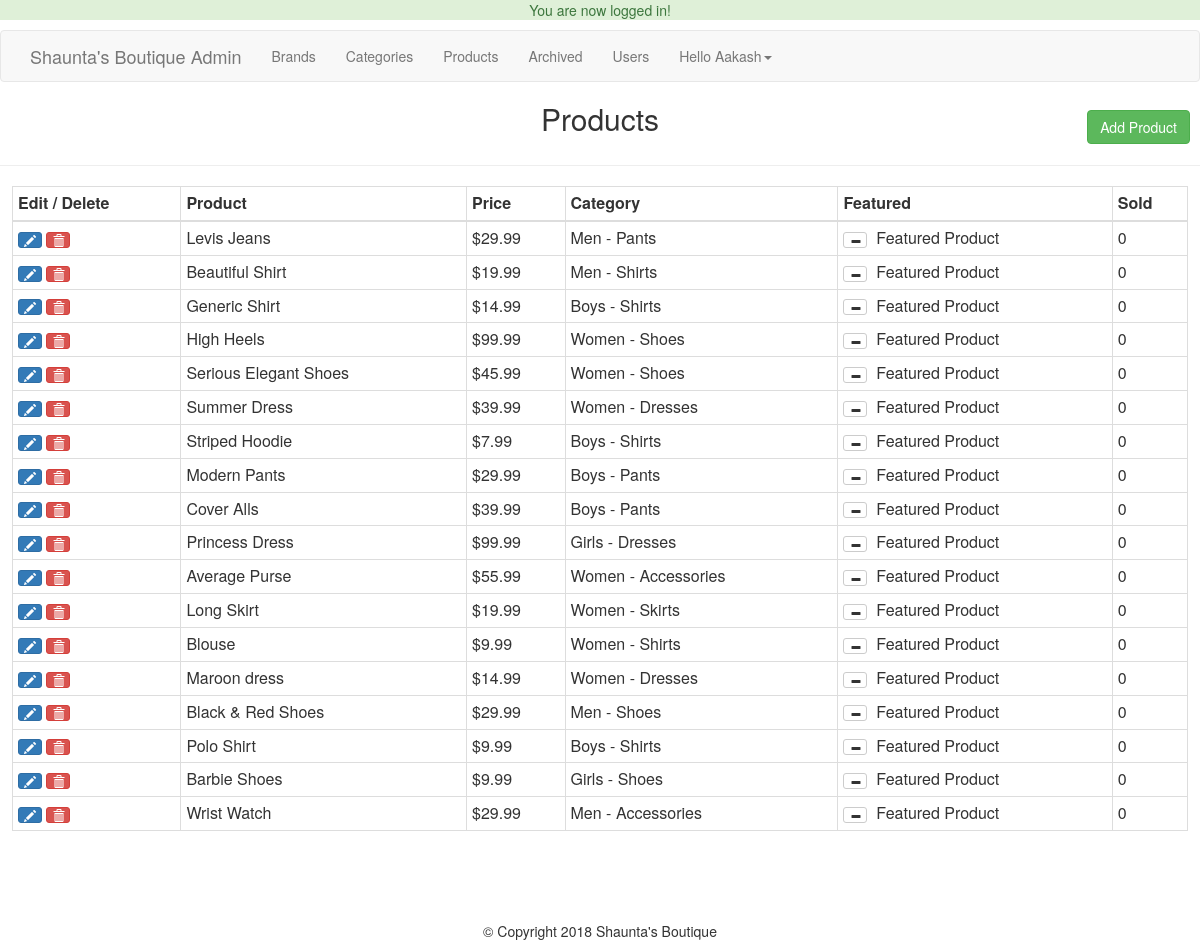
/admin/products.php (signed in), run on the app's committed database.
### tables this page shows
CREATE TABLE `products` (
  `id` int(11) NOT NULL,
  `title` varchar(255) NOT NULL,
  `price` decimal(10,2) NOT NULL,
  `list_price` decimal(10,2) NOT NULL,
  `brand` int(11) NOT NULL,
  `categories` varchar(255) NOT NULL,
  `image` text NOT NULL,
  `description` text NOT NULL,
  `featured` tinyint(4) NOT NULL DEFAULT 0,
  `sizes` text NOT NULL,
  `deleted` tinyint(4) NOT NULL DEFAULT 0
);

### helpers/helper.php (called while the page is built, shortened)
<?php
	function money($number){
		return "$".number_format($number,2);
	}
?>

### admin/products.php (the view, shortened to what this page needs)
<?php
  require_once $_SERVER["DOCUMENT_ROOT"]."/ecommerceProject/core/db.php";
	include "includes/header.php";
	include "includes/navigation.php";
	if(isset($_GET["add"])  || isset($_GET["edit"])){
	  $brandSql = "select * from brand order by brand;";
		$pcategory = "select * from categories where parent=0 order by category;";
	  $brandResult = mysqli_query($conn, $brandSql);
		$pResult = mysqli_query($conn, $pcategory);
		$title = ((isset($_POST["title"]) && $_POST["title"] != '') ? sanitize($_POST['title']) : "");
		$brand = ((isset($_POST["brand"]) && $_POST["brand"] != '') ? sanitize($_POST['brand']) : "");
		$price = ((isset($_POST["price"]) && $_POST["price"] != '') ? sanitize($_POST['price']) : "");
		$list_price = ((isset($_POST["list_price"]) && $_POST["list_price"] != '') ? sanitize($_POST['list_price']) : "");
		$description = ((isset($_POST["description"]) && $_POST["description"] != '') ? sanitize($_POST['description']) : "");
		$category = ((isset($_POST["category"]) && $_POST["category"] != '') ? sanitize($_POST['category']) : "");
		$subcategory = ((isset($_POST["subcategory"]) && $_POST["subcategory"] != '') ? sanitize($_POST['subcategory']) : "");
		$sizes = ((isset($_POST["sizes"]) && $_POST["sizes"] != '') ? sanitize($_POST['sizes']) : "");
		$sizes = rtrim($sizes, ',');
		$saved_image ="";
		if(isset($_GET["edit"])){
			$edit_id = (int)$_GET["edit"];
			$productSql = "select * from products where id='$edit_id';";
			$productResult = mysqli_query($conn, $productSql);
			$product = mysqli_fetch_assoc($productResult);
			if(isset($_GET["delete_image"])){
				$imgi = (int)$_GET["imgi"] - 1;
				$images = explode(',',$product["image"]);
				$img_url = $_SERVER["DOCUMENT_ROOT"].$images[$imgi];
				unset($images[$imgi]);
				unlink($img_url);
				$imageString = implode(',',$images);
				$imageSql = "update products set image = '$imageString' where id ='$edit_id';";
				$imageResult = mysqli_query($conn, $imageSql);
				header("Location: products.php?edit=".$edit_id);
			}
			$title = ((isset($_POST["title"]) && $_POST["title"] != '') ? sanitize($_POST['title']) : $product["title"]);
			$brand = ((isset($_POST["brand"]) && $_POST["brand"] != '') ? sanitize($_POST['brand']) : $product["brand"]);
			$price = ((isset($_POST["price"]) && $_POST["price"] != '') ? sanitize($_POST['price']) : $product["price"]);
			$list_price = ((isset($_POST["list_price"])) ? sanitize($_POST['list_price']) : $product["list_price"]);
			$description = ((isset($_POST["description"])) ? sanitize($_POST['description']) : $product["description"]);
			$subcategory = ((isset($_POST["subcategory"]) && $_POST["subcategory"] != '') ? sanitize($_POST['subcategory']) : $product["categories"]);
			$sql1 = "select * from categories where id='$subcategory'";
			$result1 = mysqli_query($conn, $sql1);
			$data1 = mysqli_fetch_assoc($result1);
			$category = ((isset($_POST["category"]) && $_POST["category"] != '') ? sanitize($_POST['category']) : $data1["parent"]);
			$sizes = ((isset($_POST["sizes"]) && $_POST["sizes"] != '') ? sanitize($_POST['sizes']) : $product["sizes"]);
			$sizes = rtrim($sizes, ',');
			$saved_image = (($product["image"] != '') ? $product["image"] : "");
			$dbPath = $saved_image;
		}
		if(!empty($sizes)){
				$sizeString = sanitize($sizes);
				$sizeString = rtrim($sizeString, ",");
				$sizesArray = explode(",",$sizeString);
				$sArray = array();
				$qArray = array();
				$tArray = array();
				foreach($sizesArray as $ss){
					$s = explode(":",$ss);
					$sArray[] = $s["0"];
					$qArray[] = $s["1"];
					$tArray[] = $s["2"];
				}
			}else{
			$sizesArray = array();
		    }
		if($_POST){
			$errors = array();
			$required = array('title', 'brand', 'price', 'category', 'subcategory', 'sizes');
			$allowed = array('png', 'jpeg', 'jpg', 'gif');
			$uploadPath = array();
			$tmpLoc = array();
			foreach($required as $field){
				if($_POST[$field] == ''){
					$errors[] = "All fields are required.";
					break;
				}
			}
			$photoCount = count($_FILES["image"]["name"]);
			if($photoCount > 0){
				for($i=0; $i<$photoCount; $i++){
					$name = $_FILES["image"]["name"][$i];
					$nameArray = explode('.',$name);
					$fileName = $nameArray[0];
					$fileExt = $nameArray[1];
					$mime = explode('/',$_FILES["image"]["type"][$i]);
					$mimeType = $mime[0];
					$mimeExt = $mime[1];
					$tmpLoc[] = $_FILES["image"]["tmp_name"][$i];
					$fileSize = $_FILES["image"]["size"][$i];
					$uploadName = md5(microtime()).'.'.$fileExt;
					$uploadPath[] = BASEURL."/images/products/".$uploadName;
					if($i != 0){
						$dbPath .= ",";
					}
					$dbPath .= "/ecommerceProject/images/products/".$uploadName;
					if($mimeType != "image"){
						$errors[] = "The file must be an image.";
					}
					if(!in_array($fileExt, $allowed)){
						$errors[] = "The file extension must be a png, jpeg, jpg, or gif.";
					}
					if($fileSize > 5000000){
						$errors[] = "The file size must be under 5mb.";
					}
					if($fileExt != $mimeExt && ($mimeExt == 'jpeg' && $fileExt != 'jpg')){
						$errors[] = "File extension does not match the file.";
					}
			    }
			}
			if(!empty($errors)){
				echo display_error($errors);
			}else{
				if($photoCount > 0){
					for($i=0; $i<$photoCount; $i++){
				        move_uploaded_file($tmpLoc[$i], $uploadPath[$i]);
					}
				}
				$insertSql = "insert into products (title, price, list_price, brand, categories, image, description, sizes) values('$title', '$price', '$list_price', '$brand', '$subcategory', '$dbPath', '$description', '$sizes');";
				if(isset($_GET["edit"])){
					$insertSql = "update products set title='$title', price='$price', list_price='$list_price', brand='$brand', categories='$subcategory', image='$dbPath', description='$description', sizes='$sizes' where id = '$edit_id';";
				}
                $insertResult = mysqli_query($conn, $insertSql);
                header("Location: products.php");
			}
		}
	?>
		<h2 class="text-center"><?=((isset($_GET["edit"])) ? "Edit" : "Add New")?> Product</h2><hr>
		<form action="products.php?<?=((isset($_GET["edit"])) ? "edit=".$edit_id : "add=1")?>" method="post" enctype="multipart/form-data">
			<div class="form-group col-md-3">
			    <label for="title">Title</label>
				<input type="text" name="title" class="form-control" id="title" value="<?=$title;?>">
			</div>
			<div class="form-group col-md-3">
			    <label for="brand">Brand</label>
				<select name="brand" id="brand" class="form-control">
					<option value=""<?=(($brand == '') ? "selected" : '');?>></option>
					<?php while($b = mysqli_fetch_assoc($brandResult)): ?>
					<option value="<?=$b["id"];?>"<?=(($brand == $b["id"]) ? "selected" : '');?>><?=$b["brand"];?></option>
					<?php endwhile; ?>
				</select>
			</div>
			<div class="form-group col-md-3">
			    <label for="category">Category</label>
				<select name="category" id="category" class="form-control">
					<option value=""<?=(($category == '') ? "selected" : '');?>></option>
					<?php while($c = mysqli_fetch_assoc($pResult)): ?>
					<option value="<?=$c["id"];?>"<?=(($category == $c["id"]) ? "selected" : '');?>><?=$c["category"];?></option>
					<?php endwhile; ?>
				</select>
			</div>
			<div class="form-group col-md-3">
			    <label for="subcategory">Sub Category</label>
				<select name="subcategory" id="subcategory" class="form-control">
				</select>
			</div>
            <div class="form-group col-md-3">
			    <label for="price">Price</label>
				<input type="text" name="price" class="form-control" id="price" value="<?=$price;?>">
			</div>
            <div class="form-group col-md-3">
			    <label for="list_price">List Price</label>
				<input type="text" name="list_price" class="form-control" id="list_price" value="<?=$list_price;?>">
			</div>
            <div class="form-group col-md-3">
			    <label for="">Quantity & Sizes</label>
				<button class="btn btn-default form-control" onclick="$('#sizeModal').modal('toggle');return false;">Quantity & Sizes</button>
			</div>
            <div class="form-group col-md-3">
			    <label for="sizes">Sizes & Qty Preview</label>
				<input type="text" name="sizes" class="form-control" id="sizes" value="<?=$sizes;?>" readonly>
			</div>
            <div class="form-group col-md-6">
			    <?php if($saved_image != ""): ?>
				<?php
				    $imgi = 1;
					$images = explode(',',$saved_image);
				?>
				<?php foreach($images as $image): ?>
				    <div class="saved-image col-md-4">
					    <img src="<?=$image;?>" alt="saved-image"/><br>
						<a href="products.php?delete_image=1&edit=<?=$edit_id?>&imgi=<?=$imgi;?>" class="text-danger">Delete</a>
					</div>
				<?php
				$imgi++;
				endforeach; ?>
				<?php else: ?>
			    <label for="image">Image</label>
				<input type="file" name="image[]" class="form-control" id="image" multiple>
				<?php endif; ?>
			</div>
            <div class="form-group col-md-6">
			    <label for="description">Description</label>
				<textarea name="description" class="form-control" id="description" rows="6"><?=$description;?></textarea>
			</div>
			<div class="col-md-3 pull-right">
			    <a href="products.php" class="btn btn-default">Cancel</a>
                <input type="submit" class="btn btn-success" value="<?=((isset($_GET["edit"])) ? "Edit" : "Add")?> Product">
            </div><div class="clearfix"></div>
		</form>
		<div id="sizeModal" class="modal fade" role="dialog">
		  <div class="modal-dialog modal-lg">
			<div class="modal-content">
			  <div class="modal-header">
				<button type="button" class="close" data-dismiss="modal">&times;</button>
				<h4 class="modal-title">Modal Header</h4>
			  </div>
			  <div class="modal-body">
			    <div class="container-fluid">
					<?php for($i=1; $i<=12; $i++): ?>
						<div class="form-group col-md-2">
							<label for="size<?=$i;?>">Size:</label>
							<input type="text" name="size<?=$i;?>" id="size<?=$i;?>" value="<?=((!empty($sArray[$i-1])) ? $sArray[$i-1] : "");?>" class="form-control">
						</div>
						<div class="form-group col-md-2">
							<label for="qty<?=$i;?>">Quantity:</label>
							<input type="number" name="qty<?=$i;?>" id="qty<?=$i;?>" value="<?=((!empty($qArray[$i-1])) ? $qArray[$i-1] : "");?>" class="form-control" min="0">
						</div>
						<div class="form-group col-md-2">
							<label for="threshold<?=$i;?>">Threshold:</label>
							<input type="number" name="threshold<?=$i;?>" id="threshold<?=$i;?>" value="<?=((!empty($tArray[$i-1])) ? $tArray[$i-1] : "");?>" class="form-control" min="0">
						</div>
					<?php endfor; ?>
				</div>
			  </div>
			  <div class="modal-footer">
				<button type="button" class="btn btn-default" data-dismiss="modal">Close</button>
				<button type="button" class="btn btn-primary" onclick="updateSizes();$('#sizeModal').modal('toggle');return false;">Save Changes</button>
			  </div>
			</div>
		  </div>
		</div>
	<?php }else{
	$sql = "select * from products where deleted = 0;";
	$result = mysqli_query($conn, $sql);
?>
    <h2 class="text-center">Products</h2>
	<a href="products.php?add=1" class="btn btn-success pull-right" id="add-product-btn">Add Product</a>
	<div class="clearfix"></div><hr>
	<table class="table table-bordered table-condensed table-stripped">
		<thead>
			<th>Edit / Delete</th>
			<th>Product</th>
			<th>Price</th>
			<th>Category</th>
			<th>Featured</th>
			<th>Sold</th>
		</thead>
		<tbody>
		<?php while($data = mysqli_fetch_assoc($result)):
		  $childID = $data["categories"];
			$catSql = "select * from categories where id ='$childID';";
			$catResult = mysqli_query($conn, $catSql);
			$subcat = mysqli_fetch_assoc($catResult);
			$parentID = $subcat["parent"];
			$pSql = "select * from categories where id = '$parentID';";
			$pResult = mysqli_query($conn, $pSql);
			$cat = mysqli_fetch_assoc($pResult);
			$category = $cat["category"].' - '.$subcat["category"];
			?>
		    <tr>
		    	<td><a href="products.php?edit=<?= $data["id"];?>" class="btn btn-xs btn-primary"><span class="glyphicon glyphicon-pencil"></span></a>
				    <a href="products.php?delete=<?= $data["id"];?>" class="btn btn-xs btn-danger"><span class="glyphicon glyphicon-trash"></span></a></td>
		    	<td><?= $data["title"];?></td>
		    	<td><?= money($data["price"]);?></td>
		    	<td><?= $category;?></td>
		    	<td><a href="products.php?featured=<?=(($data["featured"] == 0) ? "1" : "0" );?>&id=<?=$data["id"];?>" class="btn btn-xs btn-default">
						<span class="glyphicon glyphicon-<?=(($data["featured"] == 1) ? "minus" : "plus");?>"></span>
						</a>&nbsp;<?= (($data["featured"] == 1) ? " Featured Product" : ""); ?></td>
		    	<td><?=$data["deleted"];?></td>
		    </tr>
		<?php endwhile; ?>
		</tbody>
	</table>
<?php
    }
    include "includes/footer.php";
?>

### css/main.css (style rules this page uses)
.table { width: 98%!important; margin: 0 auto!important; }
#add-product-btn { margin-right:10px; margin-top:-35px; }

### data on the page
products: title "Levis Jeans", price "$29.99", category "Men - Pants", featured 1 (drawn), deleted "0"
products: title "Beautiful Shirt", price "$19.99", category "Men - Shirts", featured 1 (drawn), deleted "0"
products: title "Generic Shirt", price "$14.99", category "Boys - Shirts", featured 1 (drawn), deleted "0"
products: title "High Heels", price "$99.99", category "Women - Shoes", featured 1 (drawn), deleted "0"
products: title "Serious Elegant Shoes", price "$45.99", category "Women - Shoes", featured 1 (drawn), deleted "0"
products: title "Summer Dress", price "$39.99", category "Women - Dresses", featured 1 (drawn), deleted "0"
products: title "Striped Hoodie", price "$7.99", category "Boys - Shirts", featured 1 (drawn), deleted "0"
products: title "Modern Pants", price "$29.99", category "Boys - Pants", featured 1 (drawn), deleted "0"
products: title "Cover Alls", price "$39.99", category "Boys - Pants", featured 1 (drawn), deleted "0"
products: title "Princess Dress", price "$99.99", category "Girls - Dresses", featured 1 (drawn), deleted "0"
products: title "Average Purse", price "$55.99", category "Women - Accessories", featured 1 (drawn), deleted "0"
products: title "Long Skirt", price "$19.99", category "Women - Skirts", featured 1 (drawn), deleted "0"
products: title "Blouse", price "$9.99", category "Women - Shirts", featured 1 (drawn), deleted "0"
products: title "Maroon dress", price "$14.99", category "Women - Dresses", featured 1 (drawn), deleted "0"
products: title "Black & Red Shoes", price "$29.99", category "Men - Shoes", featured 1 (drawn), deleted "0"
products: title "Polo Shirt", price "$9.99", category "Boys - Shirts", featured 1 (drawn), deleted "0"
products: title "Barbie Shoes", price "$9.99", category "Girls - Shoes", featured 1 (drawn), deleted "0"
products: title "Wrist Watch", price "$29.99", category "Men - Accessories", featured 1 (drawn), deleted "0"

### other printed values
$_SESSION['success_flash'] "You are now logged in!"
$user_data["first"] "Aakash"
